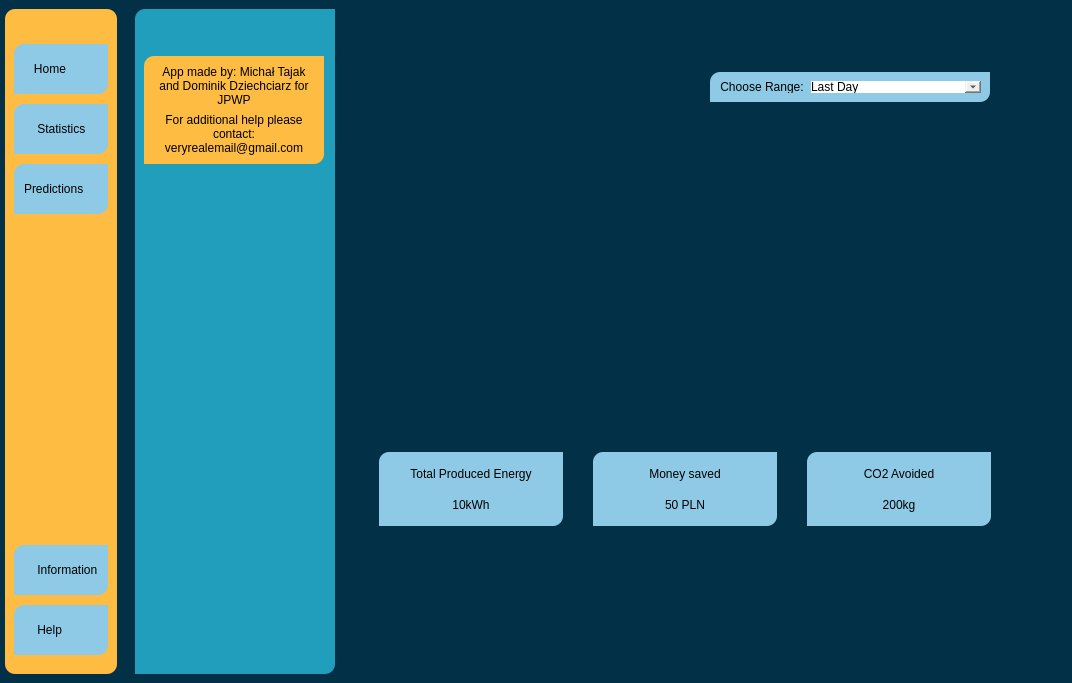
<?xml version="1.0" encoding="UTF-8"?>
<ui version="4.0">
 <class>MainWindow</class>
 <widget class="QMainWindow" name="MainWindow">
  <property name="geometry">
   <rect>
    <x>0</x>
    <y>0</y>
    <width>1072</width>
    <height>683</height>
   </rect>
  </property>
  <property name="windowTitle">
   <string>MainWindow</string>
  </property>
  <property name="styleSheet">
   <string notr="true">*{
	border:none;
	background-color: transparent;
	background: none;
	padding: 0;
	margin: 0;
	color: #000000;

}
#centralwidget{
	background-color: #023047;
}
#leftMenuSubcontainer{
	background-color: #FFBC42;
	border-radius: 10px;
}
#leftMenuSubcontainer QPushButton{
	background-color: #8ecae6;
	text-align: left;
	padding: 5px 10px;
	border-top-left-radius: 10px;
	border-bottom-right-radius: 10px;
	margin-top: 10px
}
#centerLeftMenuSubcontainer{
	background-color: #219ebc;
	border-top-left-radius: 10px;
	border-bottom-right-radius: 10px;
}
#contents{
	background-color: #219ebc;
}
#settingsPage{
	background-color: #219ebc;
}
#infoPage{
	background-color: #219ebc;
}
#helpPage{
	background-color: #219ebc;
}
#avoidedCO2Widget{
	background-color: #8ecae6;
	border-top-left-radius: 10px;
	border-bottom-right-radius: 10px;
}
#moneySavedWidget{
	background-color: #8ecae6;
	border-top-left-radius: 10px;
	border-bottom-right-radius: 10px;
}
#totalProduced{
	background-color: #8ecae6;
	border-top-left-radius: 10px;
	border-bottom-right-radius: 10px;
}
#predictedProductionWidget{
	background-color: #8ecae6;
	border-top-left-radius: 10px;
	border-bottom-right-radius: 10px;
}
#predictedSavingsWidget{
	background-color: #8ecae6;
	border-top-left-radius: 10px;
	border-bottom-right-radius: 10px;
}
#statGraphSettingsWidet{
	background-color: #8ecae6;
	border-top-left-radius: 10px;
	border-bottom-right-radius: 10px;
}
#graphWidgetName{
	background-color: #8ecae6;
	border-top-left-radius: 10px;
	border-bottom-right-radius: 10px;
}
#graphWidgetName_2{
	background-color: #8ecae6;
	border-top-left-radius: 10px;
	border-bottom-right-radius: 10px;
}
#angleWidget{
	background-color: #FFBC42;
	border-top-left-radius: 10px;
	border-bottom-right-radius: 10px;
}
#capacityWidget{
	background-color: #FFBC42;
	border-top-left-radius: 10px;
	border-bottom-right-radius: 10px;
}
#installedDateWidget{
	background-color: #FFBC42;
	border-top-left-radius: 10px;
	border-bottom-right-radius: 10px;
}
#helpLabelsWidget{
	background-color: #FFBC42;
	border-top-left-radius: 10px;
	border-bottom-right-radius: 10px;
}
#avoidedCO2WidgetStat{
	background-color: #8ecae6;
	border-top-left-radius: 10px;
	border-bottom-right-radius: 10px;
}
#moneySavedWidgetStat{
	background-color: #8ecae6;
	border-top-left-radius: 10px;
	border-bottom-right-radius: 10px;
}
#totalProducedStat{
	background-color: #8ecae6;
	border-top-left-radius: 10px;
	border-bottom-right-radius: 10px;
}</string>
  </property>
  <widget class="QWidget" name="centralwidget">
   <layout class="QHBoxLayout" name="horizontalLayout">
    <property name="spacing">
     <number>0</number>
    </property>
    <property name="leftMargin">
     <number>0</number>
    </property>
    <property name="topMargin">
     <number>0</number>
    </property>
    <property name="rightMargin">
     <number>0</number>
    </property>
    <property name="bottomMargin">
     <number>0</number>
    </property>
    <item>
     <widget class="QWidget" name="leftMenuContainer" native="true">
      <layout class="QVBoxLayout" name="verticalLayout">
       <property name="spacing">
        <number>0</number>
       </property>
       <property name="leftMargin">
        <number>5</number>
       </property>
       <item alignment="Qt::AlignLeft">
        <widget class="QWidget" name="leftMenuSubcontainer" native="true">
         <layout class="QVBoxLayout" name="verticalLayout_2">
          <item alignment="Qt::AlignTop">
           <widget class="QFrame" name="frame">
            <property name="frameShape">
             <enum>QFrame::StyledPanel</enum>
            </property>
            <property name="frameShadow">
             <enum>QFrame::Raised</enum>
            </property>
            <layout class="QVBoxLayout" name="verticalLayout_3">
             <property name="spacing">
              <number>0</number>
             </property>
             <property name="leftMargin">
              <number>0</number>
             </property>
             <property name="topMargin">
              <number>0</number>
             </property>
             <property name="rightMargin">
              <number>0</number>
             </property>
             <property name="bottomMargin">
              <number>0</number>
             </property>
            </layout>
           </widget>
          </item>
          <item alignment="Qt::AlignTop">
           <widget class="QFrame" name="frame_2">
            <property name="sizePolicy">
             <sizepolicy hsizetype="Preferred" vsizetype="Preferred">
              <horstretch>0</horstretch>
              <verstretch>0</verstretch>
             </sizepolicy>
            </property>
            <property name="frameShape">
             <enum>QFrame::StyledPanel</enum>
            </property>
            <property name="frameShadow">
             <enum>QFrame::Raised</enum>
            </property>
            <layout class="QVBoxLayout" name="verticalLayout_4">
             <property name="spacing">
              <number>0</number>
             </property>
             <property name="leftMargin">
              <number>0</number>
             </property>
             <property name="topMargin">
              <number>10</number>
             </property>
             <property name="rightMargin">
              <number>0</number>
             </property>
             <property name="bottomMargin">
              <number>10</number>
             </property>
             <item>
              <widget class="QPushButton" name="homeButton">
               <property name="minimumSize">
                <size>
                 <width>0</width>
                 <height>60</height>
                </size>
               </property>
               <property name="toolTip">
                <string>Home</string>
               </property>
               <property name="styleSheet">
                <string notr="true"/>
               </property>
               <property name="text">
                <string>   Home</string>
               </property>
               <property name="icon">
                <iconset resource="resources.qrc">
                 <normaloff>:/icons/icons/home.png</normaloff>:/icons/icons/home.png</iconset>
               </property>
               <property name="iconSize">
                <size>
                 <width>32</width>
                 <height>32</height>
                </size>
               </property>
              </widget>
             </item>
             <item>
              <widget class="QPushButton" name="statsButton">
               <property name="minimumSize">
                <size>
                 <width>0</width>
                 <height>60</height>
                </size>
               </property>
               <property name="toolTip">
                <string>Statistics</string>
               </property>
               <property name="text">
                <string>    Statistics</string>
               </property>
               <property name="icon">
                <iconset resource="resources.qrc">
                 <normaloff>:/icons/icons/data.png</normaloff>:/icons/icons/data.png</iconset>
               </property>
               <property name="iconSize">
                <size>
                 <width>32</width>
                 <height>32</height>
                </size>
               </property>
              </widget>
             </item>
             <item>
              <widget class="QPushButton" name="predButton">
               <property name="minimumSize">
                <size>
                 <width>0</width>
                 <height>60</height>
                </size>
               </property>
               <property name="text">
                <string>Predictions</string>
               </property>
               <property name="icon">
                <iconset resource="resources.qrc">
                 <normaloff>:/icons/icons/prediction.png</normaloff>:/icons/icons/prediction.png</iconset>
               </property>
               <property name="iconSize">
                <size>
                 <width>32</width>
                 <height>32</height>
                </size>
               </property>
              </widget>
             </item>
            </layout>
           </widget>
          </item>
          <item>
           <spacer name="verticalSpacer">
            <property name="orientation">
             <enum>Qt::Vertical</enum>
            </property>
            <property name="sizeHint" stdset="0">
             <size>
              <width>20</width>
              <height>40</height>
             </size>
            </property>
           </spacer>
          </item>
          <item alignment="Qt::AlignBottom">
           <widget class="QFrame" name="frame_3">
            <property name="frameShape">
             <enum>QFrame::StyledPanel</enum>
            </property>
            <property name="frameShadow">
             <enum>QFrame::Raised</enum>
            </property>
            <layout class="QVBoxLayout" name="verticalLayout_5">
             <property name="spacing">
              <number>0</number>
             </property>
             <property name="leftMargin">
              <number>0</number>
             </property>
             <property name="topMargin">
              <number>10</number>
             </property>
             <property name="rightMargin">
              <number>0</number>
             </property>
             <property name="bottomMargin">
              <number>10</number>
             </property>
             <item>
              <widget class="QPushButton" name="infoButton">
               <property name="minimumSize">
                <size>
                 <width>0</width>
                 <height>60</height>
                </size>
               </property>
               <property name="toolTip">
                <string>Information</string>
               </property>
               <property name="text">
                <string>    Information</string>
               </property>
               <property name="icon">
                <iconset resource="resources.qrc">
                 <normaloff>:/icons/icons/information.png</normaloff>:/icons/icons/information.png</iconset>
               </property>
               <property name="iconSize">
                <size>
                 <width>32</width>
                 <height>32</height>
                </size>
               </property>
              </widget>
             </item>
             <item>
              <widget class="QPushButton" name="helpButton">
               <property name="minimumSize">
                <size>
                 <width>0</width>
                 <height>60</height>
                </size>
               </property>
               <property name="toolTip">
                <string>Help</string>
               </property>
               <property name="text">
                <string>    Help</string>
               </property>
               <property name="icon">
                <iconset resource="resources.qrc">
                 <normaloff>:/icons/icons/question.png</normaloff>:/icons/icons/question.png</iconset>
               </property>
               <property name="iconSize">
                <size>
                 <width>32</width>
                 <height>32</height>
                </size>
               </property>
              </widget>
             </item>
            </layout>
           </widget>
          </item>
         </layout>
        </widget>
       </item>
      </layout>
     </widget>
    </item>
    <item>
     <widget class="QWidget" name="centerMenuContainer" native="true">
      <layout class="QHBoxLayout" name="horizontalLayout_3">
       <item alignment="Qt::AlignLeft">
        <widget class="QWidget" name="centerLeftMenuSubcontainer" native="true">
         <property name="minimumSize">
          <size>
           <width>200</width>
           <height>0</height>
          </size>
         </property>
         <layout class="QVBoxLayout" name="verticalLayout_8">
          <item>
           <widget class="QWidget" name="centerLeftMenuBar" native="true">
            <property name="sizePolicy">
             <sizepolicy hsizetype="Preferred" vsizetype="Minimum">
              <horstretch>0</horstretch>
              <verstretch>0</verstretch>
             </sizepolicy>
            </property>
            <layout class="QHBoxLayout" name="horizontalLayout_4">
             <item>
              <widget class="QLabel" name="menuLabel">
               <property name="text">
                <string/>
               </property>
              </widget>
             </item>
             <item alignment="Qt::AlignRight">
              <widget class="QPushButton" name="closeButton">
               <property name="text">
                <string/>
               </property>
               <property name="icon">
                <iconset resource="resources.qrc">
                 <normaloff>:/icons/icons/close.png</normaloff>:/icons/icons/close.png</iconset>
               </property>
               <property name="iconSize">
                <size>
                 <width>24</width>
                 <height>24</height>
                </size>
               </property>
              </widget>
             </item>
            </layout>
           </widget>
          </item>
          <item>
           <widget class="QWidget" name="contents" native="true">
            <property name="sizePolicy">
             <sizepolicy hsizetype="Preferred" vsizetype="Expanding">
              <horstretch>0</horstretch>
              <verstretch>0</verstretch>
             </sizepolicy>
            </property>
            <property name="minimumSize">
             <size>
              <width>0</width>
              <height>0</height>
             </size>
            </property>
            <widget class="QStackedWidget" name="leftMenuContents">
             <property name="geometry">
              <rect>
               <x>0</x>
               <y>0</y>
               <width>180</width>
               <height>601</height>
              </rect>
             </property>
             <property name="sizePolicy">
              <sizepolicy hsizetype="Preferred" vsizetype="Preferred">
               <horstretch>0</horstretch>
               <verstretch>0</verstretch>
              </sizepolicy>
             </property>
             <property name="minimumSize">
              <size>
               <width>100</width>
               <height>0</height>
              </size>
             </property>
             <property name="maximumSize">
              <size>
               <width>180</width>
               <height>16777215</height>
              </size>
             </property>
             <property name="currentIndex">
              <number>0</number>
             </property>
             <widget class="QWidget" name="helpPage">
              <widget class="QWidget" name="helpInnerWidget" native="true">
               <property name="geometry">
                <rect>
                 <x>0</x>
                 <y>0</y>
                 <width>180</width>
                 <height>500</height>
                </rect>
               </property>
               <property name="minimumSize">
                <size>
                 <width>180</width>
                 <height>500</height>
                </size>
               </property>
               <property name="maximumSize">
                <size>
                 <width>180</width>
                 <height>500</height>
                </size>
               </property>
               <layout class="QVBoxLayout" name="verticalLayout_20">
                <item alignment="Qt::AlignTop">
                 <widget class="QWidget" name="helpLabelsWidget" native="true">
                  <property name="minimumSize">
                   <size>
                    <width>0</width>
                    <height>100</height>
                   </size>
                  </property>
                  <property name="maximumSize">
                   <size>
                    <width>16777215</width>
                    <height>150</height>
                   </size>
                  </property>
                  <layout class="QVBoxLayout" name="verticalLayout_21">
                   <item alignment="Qt::AlignTop">
                    <widget class="QLabel" name="label_7">
                     <property name="text">
                      <string>App made by: Michał Tajak and Dominik Dziechciarz for JPWP</string>
                     </property>
                     <property name="alignment">
                      <set>Qt::AlignCenter</set>
                     </property>
                     <property name="wordWrap">
                      <bool>true</bool>
                     </property>
                    </widget>
                   </item>
                   <item>
                    <widget class="QLabel" name="label_9">
                     <property name="text">
                      <string>For additional help please contact: veryrealemail@gmail.com</string>
                     </property>
                     <property name="alignment">
                      <set>Qt::AlignCenter</set>
                     </property>
                     <property name="wordWrap">
                      <bool>true</bool>
                     </property>
                    </widget>
                   </item>
                  </layout>
                 </widget>
                </item>
               </layout>
              </widget>
             </widget>
             <widget class="QWidget" name="infoPage">
              <widget class="QWidget" name="infoPanelDataWidget" native="true">
               <property name="geometry">
                <rect>
                 <x>0</x>
                 <y>0</y>
                 <width>180</width>
                 <height>300</height>
                </rect>
               </property>
               <property name="minimumSize">
                <size>
                 <width>180</width>
                 <height>300</height>
                </size>
               </property>
               <property name="maximumSize">
                <size>
                 <width>180</width>
                 <height>300</height>
                </size>
               </property>
               <layout class="QVBoxLayout" name="verticalLayout_16">
                <property name="spacing">
                 <number>0</number>
                </property>
                <property name="leftMargin">
                 <number>0</number>
                </property>
                <item alignment="Qt::AlignHCenter|Qt::AlignTop">
                 <widget class="QWidget" name="capacityWidget" native="true">
                  <property name="minimumSize">
                   <size>
                    <width>170</width>
                    <height>50</height>
                   </size>
                  </property>
                  <property name="maximumSize">
                   <size>
                    <width>150</width>
                    <height>50</height>
                   </size>
                  </property>
                  <layout class="QVBoxLayout" name="verticalLayout_17">
                   <item>
                    <widget class="QLabel" name="capacityLabel">
                     <property name="text">
                      <string>Capacity: 400kWh</string>
                     </property>
                     <property name="alignment">
                      <set>Qt::AlignCenter</set>
                     </property>
                    </widget>
                   </item>
                  </layout>
                 </widget>
                </item>
                <item alignment="Qt::AlignHCenter|Qt::AlignTop">
                 <widget class="QWidget" name="angleWidget" native="true">
                  <property name="minimumSize">
                   <size>
                    <width>170</width>
                    <height>50</height>
                   </size>
                  </property>
                  <property name="maximumSize">
                   <size>
                    <width>100</width>
                    <height>50</height>
                   </size>
                  </property>
                  <layout class="QVBoxLayout" name="verticalLayout_18">
                   <item>
                    <widget class="QLabel" name="angleLabel">
                     <property name="text">
                      <string>Angle of Inclination:  30   </string>
                     </property>
                     <property name="alignment">
                      <set>Qt::AlignCenter</set>
                     </property>
                    </widget>
                   </item>
                  </layout>
                 </widget>
                </item>
                <item alignment="Qt::AlignHCenter">
                 <widget class="QWidget" name="installedDateWidget" native="true">
                  <property name="minimumSize">
                   <size>
                    <width>170</width>
                    <height>50</height>
                   </size>
                  </property>
                  <property name="maximumSize">
                   <size>
                    <width>150</width>
                    <height>50</height>
                   </size>
                  </property>
                  <layout class="QVBoxLayout" name="verticalLayout_19">
                   <item>
                    <widget class="QLabel" name="installedDateLavel">
                     <property name="text">
                      <string>Date of Installation: 20.02.202</string>
                     </property>
                     <property name="alignment">
                      <set>Qt::AlignCenter</set>
                     </property>
                    </widget>
                   </item>
                  </layout>
                 </widget>
                </item>
               </layout>
              </widget>
             </widget>
            </widget>
           </widget>
          </item>
         </layout>
        </widget>
       </item>
       <item>
        <widget class="QWidget" name="centerMenuSubcontainer" native="true">
         <layout class="QVBoxLayout" name="verticalLayout_7">
          <item alignment="Qt::AlignTop">
           <widget class="QFrame" name="frame_4">
            <property name="maximumSize">
             <size>
              <width>16777215</width>
              <height>330</height>
             </size>
            </property>
            <property name="frameShape">
             <enum>QFrame::StyledPanel</enum>
            </property>
            <property name="frameShadow">
             <enum>QFrame::Raised</enum>
            </property>
            <layout class="QHBoxLayout" name="horizontalLayout_2"/>
           </widget>
          </item>
          <item>
           <widget class="QStackedWidget" name="mainContent">
            <property name="currentIndex">
             <number>1</number>
            </property>
            <widget class="QWidget" name="homePage">
             <widget class="QWidget" name="graphWidget" native="true">
              <property name="geometry">
               <rect>
                <x>20</x>
                <y>30</y>
                <width>620</width>
                <height>380</height>
               </rect>
              </property>
              <layout class="QVBoxLayout" name="verticalLayout_11">
               <item alignment="Qt::AlignHCenter|Qt::AlignTop">
                <widget class="QWidget" name="graphWidgetName" native="true">
                 <property name="minimumSize">
                  <size>
                   <width>200</width>
                   <height>20</height>
                  </size>
                 </property>
                 <property name="maximumSize">
                  <size>
                   <width>150</width>
                   <height>30</height>
                  </size>
                 </property>
                 <layout class="QHBoxLayout" name="horizontalLayout_8">
                  <property name="topMargin">
                   <number>4</number>
                  </property>
                  <item alignment="Qt::AlignVCenter">
                   <widget class="QLabel" name="label_10">
                    <property name="minimumSize">
                     <size>
                      <width>0</width>
                      <height>20</height>
                     </size>
                    </property>
                    <property name="text">
                     <string>Today's production</string>
                    </property>
                    <property name="alignment">
                     <set>Qt::AlignCenter</set>
                    </property>
                   </widget>
                  </item>
                 </layout>
                </widget>
               </item>
               <item alignment="Qt::AlignBottom">
                <widget class="QLabel" name="graphLabelHome">
                 <property name="minimumSize">
                  <size>
                   <width>0</width>
                   <height>320</height>
                  </size>
                 </property>
                 <property name="maximumSize">
                  <size>
                   <width>16777215</width>
                   <height>320</height>
                  </size>
                 </property>
                 <property name="text">
                  <string/>
                 </property>
                </widget>
               </item>
              </layout>
             </widget>
             <widget class="QWidget" name="dataWidget" native="true">
              <property name="geometry">
               <rect>
                <x>20</x>
                <y>410</y>
                <width>621</width>
                <height>74</height>
               </rect>
              </property>
              <layout class="QHBoxLayout" name="horizontalLayout_9">
               <property name="spacing">
                <number>30</number>
               </property>
               <property name="leftMargin">
                <number>9</number>
               </property>
               <item>
                <widget class="QWidget" name="totalProduced" native="true">
                 <layout class="QVBoxLayout" name="verticalLayout_10">
                  <item>
                   <widget class="QLabel" name="totalProducedLabel">
                    <property name="text">
                     <string>Total Produced Energy Today</string>
                    </property>
                    <property name="alignment">
                     <set>Qt::AlignCenter</set>
                    </property>
                   </widget>
                  </item>
                  <item>
                   <widget class="QLabel" name="totalProducedValue">
                    <property name="text">
                     <string>10kWh</string>
                    </property>
                    <property name="alignment">
                     <set>Qt::AlignCenter</set>
                    </property>
                   </widget>
                  </item>
                 </layout>
                </widget>
               </item>
               <item>
                <widget class="QWidget" name="moneySavedWidget" native="true">
                 <layout class="QVBoxLayout" name="verticalLayout_9">
                  <item>
                   <widget class="QLabel" name="moneySavedTodayLabel">
                    <property name="text">
                     <string>Money saved today</string>
                    </property>
                    <property name="alignment">
                     <set>Qt::AlignCenter</set>
                    </property>
                   </widget>
                  </item>
                  <item>
                   <widget class="QLabel" name="moneySavedValue">
                    <property name="text">
                     <string>50 PLN</string>
                    </property>
                    <property name="alignment">
                     <set>Qt::AlignCenter</set>
                    </property>
                   </widget>
                  </item>
                 </layout>
                </widget>
               </item>
               <item>
                <widget class="QWidget" name="avoidedCO2Widget" native="true">
                 <layout class="QVBoxLayout" name="verticalLayout_6">
                  <item>
                   <widget class="QLabel" name="avoidedCO2Label">
                    <property name="text">
                     <string>CO2 Avoided Today</string>
                    </property>
                    <property name="alignment">
                     <set>Qt::AlignCenter</set>
                    </property>
                   </widget>
                  </item>
                  <item>
                   <widget class="QLabel" name="avoidedCO2Value">
                    <property name="text">
                     <string>200kg</string>
                    </property>
                    <property name="alignment">
                     <set>Qt::AlignCenter</set>
                    </property>
                   </widget>
                  </item>
                 </layout>
                </widget>
               </item>
              </layout>
             </widget>
            </widget>
            <widget class="QWidget" name="statisticsPage">
             <widget class="QWidget" name="statGraphWidget" native="true">
              <property name="geometry">
               <rect>
                <x>20</x>
                <y>30</y>
                <width>620</width>
                <height>380</height>
               </rect>
              </property>
              <property name="sizePolicy">
               <sizepolicy hsizetype="Expanding" vsizetype="Expanding">
                <horstretch>0</horstretch>
                <verstretch>0</verstretch>
               </sizepolicy>
              </property>
              <layout class="QVBoxLayout" name="verticalLayout_12">
               <item alignment="Qt::AlignRight|Qt::AlignTop">
                <widget class="QWidget" name="statGraphSettingsWidet" native="true">
                 <property name="minimumSize">
                  <size>
                   <width>280</width>
                   <height>30</height>
                  </size>
                 </property>
                 <property name="maximumSize">
                  <size>
                   <width>400</width>
                   <height>20</height>
                  </size>
                 </property>
                 <layout class="QHBoxLayout" name="horizontalLayout_5">
                  <item alignment="Qt::AlignTop">
                   <widget class="QLabel" name="label_8">
                    <property name="sizePolicy">
                     <sizepolicy hsizetype="Minimum" vsizetype="Preferred">
                      <horstretch>0</horstretch>
                      <verstretch>0</verstretch>
                     </sizepolicy>
                    </property>
                    <property name="maximumSize">
                     <size>
                      <width>120</width>
                      <height>16777215</height>
                     </size>
                    </property>
                    <property name="text">
                     <string>Choose Range:</string>
                    </property>
                    <property name="alignment">
                     <set>Qt::AlignCenter</set>
                    </property>
                   </widget>
                  </item>
                  <item alignment="Qt::AlignTop">
                   <widget class="QComboBox" name="comboBox">
                    <property name="sizePolicy">
                     <sizepolicy hsizetype="Preferred" vsizetype="Fixed">
                      <horstretch>0</horstretch>
                      <verstretch>0</verstretch>
                     </sizepolicy>
                    </property>
                    <property name="minimumSize">
                     <size>
                      <width>170</width>
                      <height>0</height>
                     </size>
                    </property>
                    <property name="maximumSize">
                     <size>
                      <width>170</width>
                      <height>16777215</height>
                     </size>
                    </property>
                    <item>
                     <property name="text">
                      <string>Last Day</string>
                     </property>
                    </item>
                    <item>
                     <property name="text">
                      <string>This Month</string>
                     </property>
                    </item>
                    <item>
                     <property name="text">
                      <string>Last Month</string>
                     </property>
                    </item>
                   </widget>
                  </item>
                 </layout>
                </widget>
               </item>
               <item alignment="Qt::AlignBottom">
                <widget class="QStackedWidget" name="stackedWidetStats">
                 <property name="minimumSize">
                  <size>
                   <width>0</width>
                   <height>320</height>
                  </size>
                 </property>
                 <property name="maximumSize">
                  <size>
                   <width>16777215</width>
                   <height>320</height>
                  </size>
                 </property>
                 <widget class="QWidget" name="lastDayPage">
                  <widget class="QLabel" name="lastDayGraph">
                   <property name="geometry">
                    <rect>
                     <x>0</x>
                     <y>-10</y>
                     <width>602</width>
                     <height>326</height>
                    </rect>
                   </property>
                   <property name="text">
                    <string/>
                   </property>
                  </widget>
                 </widget>
                 <widget class="QWidget" name="lastMonthPage">
                  <widget class="QLabel" name="lastMonthGraph">
                   <property name="geometry">
                    <rect>
                     <x>0</x>
                     <y>0</y>
                     <width>602</width>
                     <height>326</height>
                    </rect>
                   </property>
                   <property name="text">
                    <string/>
                   </property>
                  </widget>
                 </widget>
                 <widget class="QWidget" name="thisMonthPage">
                  <widget class="QLabel" name="thisMonthGraph">
                   <property name="geometry">
                    <rect>
                     <x>0</x>
                     <y>0</y>
                     <width>602</width>
                     <height>326</height>
                    </rect>
                   </property>
                   <property name="text">
                    <string/>
                   </property>
                  </widget>
                 </widget>
                </widget>
               </item>
              </layout>
             </widget>
             <widget class="QWidget" name="statDataWidget" native="true">
              <property name="geometry">
               <rect>
                <x>20</x>
                <y>410</y>
                <width>621</width>
                <height>74</height>
               </rect>
              </property>
              <layout class="QHBoxLayout" name="horizontalLayout_11">
               <property name="spacing">
                <number>30</number>
               </property>
               <property name="leftMargin">
                <number>9</number>
               </property>
               <item>
                <widget class="QWidget" name="totalProducedStat" native="true">
                 <layout class="QVBoxLayout" name="verticalLayout_22">
                  <item>
                   <widget class="QLabel" name="totalProducedLabel_2">
                    <property name="text">
                     <string>Total Produced Energy</string>
                    </property>
                    <property name="alignment">
                     <set>Qt::AlignCenter</set>
                    </property>
                   </widget>
                  </item>
                  <item>
                   <widget class="QLabel" name="totalProducedValueStat">
                    <property name="text">
                     <string>10kWh</string>
                    </property>
                    <property name="alignment">
                     <set>Qt::AlignCenter</set>
                    </property>
                   </widget>
                  </item>
                 </layout>
                </widget>
               </item>
               <item>
                <widget class="QWidget" name="moneySavedWidgetStat" native="true">
                 <layout class="QVBoxLayout" name="verticalLayout_23">
                  <item>
                   <widget class="QLabel" name="moneySavedTodayLabel_2">
                    <property name="text">
                     <string>Money saved</string>
                    </property>
                    <property name="alignment">
                     <set>Qt::AlignCenter</set>
                    </property>
                   </widget>
                  </item>
                  <item>
                   <widget class="QLabel" name="moneySavedValueStat">
                    <property name="text">
                     <string>50 PLN</string>
                    </property>
                    <property name="alignment">
                     <set>Qt::AlignCenter</set>
                    </property>
                   </widget>
                  </item>
                 </layout>
                </widget>
               </item>
               <item>
                <widget class="QWidget" name="avoidedCO2WidgetStat" native="true">
                 <layout class="QVBoxLayout" name="verticalLayout_24">
                  <item>
                   <widget class="QLabel" name="avoidedCO2Label_2">
                    <property name="text">
                     <string>CO2 Avoided</string>
                    </property>
                    <property name="alignment">
                     <set>Qt::AlignCenter</set>
                    </property>
                   </widget>
                  </item>
                  <item>
                   <widget class="QLabel" name="avoidedCO2ValueStat">
                    <property name="text">
                     <string>200kg</string>
                    </property>
                    <property name="alignment">
                     <set>Qt::AlignCenter</set>
                    </property>
                   </widget>
                  </item>
                 </layout>
                </widget>
               </item>
              </layout>
             </widget>
            </widget>
            <widget class="QWidget" name="predictionsPage">
             <widget class="QWidget" name="graphWidget_2" native="true">
              <property name="enabled">
               <bool>true</bool>
              </property>
              <property name="geometry">
               <rect>
                <x>20</x>
                <y>30</y>
                <width>620</width>
                <height>380</height>
               </rect>
              </property>
              <layout class="QVBoxLayout" name="verticalLayout_13">
               <item alignment="Qt::AlignHCenter|Qt::AlignTop">
                <widget class="QWidget" name="graphWidgetName_2" native="true">
                 <property name="minimumSize">
                  <size>
                   <width>200</width>
                   <height>20</height>
                  </size>
                 </property>
                 <property name="maximumSize">
                  <size>
                   <width>200</width>
                   <height>30</height>
                  </size>
                 </property>
                 <layout class="QHBoxLayout" name="horizontalLayout_10">
                  <property name="leftMargin">
                   <number>0</number>
                  </property>
                  <property name="topMargin">
                   <number>9</number>
                  </property>
                  <property name="rightMargin">
                   <number>0</number>
                  </property>
                  <property name="bottomMargin">
                   <number>9</number>
                  </property>
                  <item alignment="Qt::AlignHCenter|Qt::AlignTop">
                   <widget class="QLabel" name="predictedGraphName">
                    <property name="minimumSize">
                     <size>
                      <width>200</width>
                      <height>0</height>
                     </size>
                    </property>
                    <property name="text">
                     <string>Predicted production for next week</string>
                    </property>
                    <property name="alignment">
                     <set>Qt::AlignCenter</set>
                    </property>
                   </widget>
                  </item>
                 </layout>
                </widget>
               </item>
               <item>
                <widget class="QLabel" name="predictedGraph">
                 <property name="minimumSize">
                  <size>
                   <width>0</width>
                   <height>320</height>
                  </size>
                 </property>
                 <property name="maximumSize">
                  <size>
                   <width>16777215</width>
                   <height>320</height>
                  </size>
                 </property>
                 <property name="text">
                  <string/>
                 </property>
                </widget>
               </item>
              </layout>
             </widget>
             <widget class="QWidget" name="predictionsDataWidget" native="true">
              <property name="geometry">
               <rect>
                <x>20</x>
                <y>430</y>
                <width>620</width>
                <height>74</height>
               </rect>
              </property>
              <property name="minimumSize">
               <size>
                <width>0</width>
                <height>70</height>
               </size>
              </property>
              <layout class="QHBoxLayout" name="horizontalLayout_7">
               <item>
                <widget class="QWidget" name="predictedProductionWidget" native="true">
                 <property name="maximumSize">
                  <size>
                   <width>200</width>
                   <height>16777215</height>
                  </size>
                 </property>
                 <layout class="QVBoxLayout" name="verticalLayout_14">
                  <item alignment="Qt::AlignHCenter">
                   <widget class="QLabel" name="predictedProductionLabel">
                    <property name="text">
                     <string>Predicted Production:</string>
                    </property>
                   </widget>
                  </item>
                  <item alignment="Qt::AlignHCenter">
                   <widget class="QLabel" name="predictedProductionValue">
                    <property name="text">
                     <string>10 kWh</string>
                    </property>
                   </widget>
                  </item>
                 </layout>
                </widget>
               </item>
               <item>
                <widget class="QWidget" name="predictedSavingsWidget" native="true">
                 <property name="maximumSize">
                  <size>
                   <width>200</width>
                   <height>16777215</height>
                  </size>
                 </property>
                 <layout class="QVBoxLayout" name="verticalLayout_15">
                  <item alignment="Qt::AlignHCenter">
                   <widget class="QLabel" name="predictedSavingsLabel">
                    <property name="text">
                     <string>Predicted Savings:</string>
                    </property>
                   </widget>
                  </item>
                  <item alignment="Qt::AlignHCenter">
                   <widget class="QLabel" name="predictedSavingsValue">
                    <property name="text">
                     <string>10 PLN</string>
                    </property>
                   </widget>
                  </item>
                 </layout>
                </widget>
               </item>
              </layout>
             </widget>
            </widget>
           </widget>
          </item>
         </layout>
        </widget>
       </item>
      </layout>
     </widget>
    </item>
   </layout>
  </widget>
 </widget>
 <resources>
  <include location="resources.qrc"/>
 </resources>
 <connections/>
</ui>
